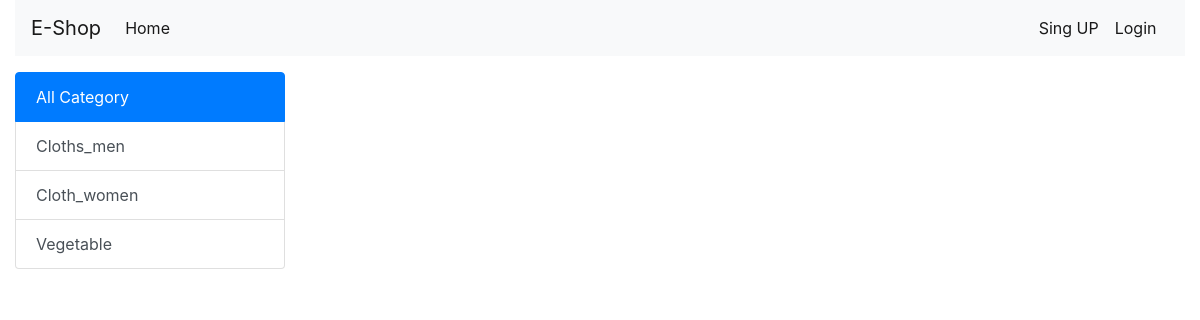
The app's page /?category=1, older data.
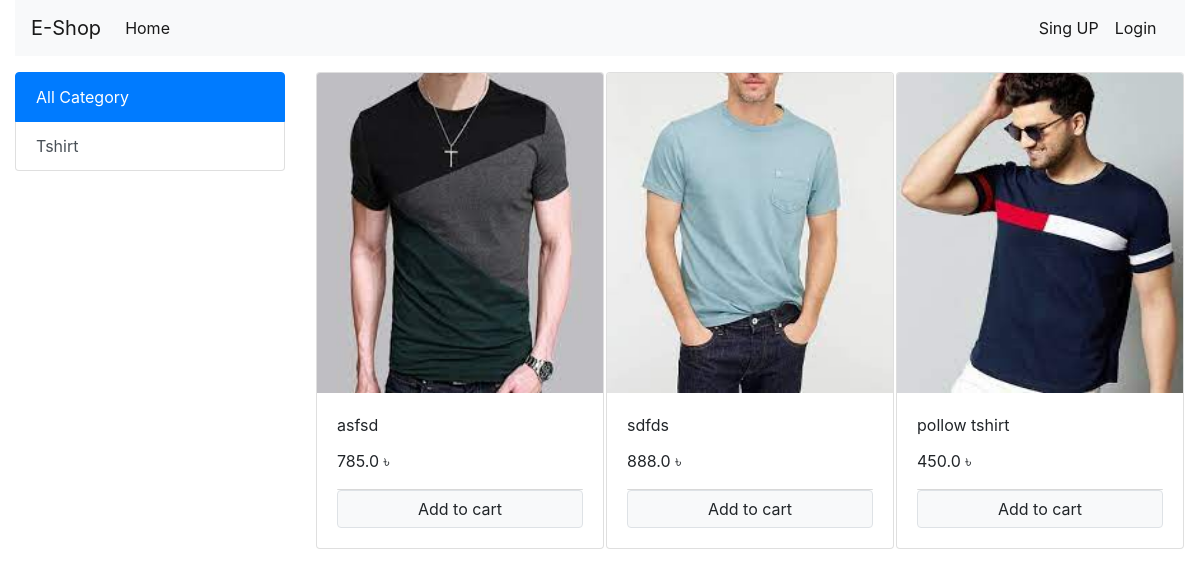
The same page, newer data.
### AppShopStore/models.py (models this page shows, shortened)
class Category(models.Model):
    title = models.CharField(max_length=40)
    created = models.DateTimeField(auto_now_add=True)
    @staticmethod
    def get_all_category():
        return Category.objects.all()
    class Meta:
        verbose_name_plural = 'Categories'

class Product(models.Model):
    main_img = models.ImageField(upload_to='Products')
    name = models.CharField(max_length=250)
    category = models.ForeignKey(Category, on_delete=models.CASCADE, default=1)
    sort_description = models.CharField(default='', null=True, max_length=265, verbose_name='sort_description')
    details_Description = models.TextField(verbose_name='details_Description')
    price = models.FloatField()
    old_price = models.FloatField(default=0.00)
    create_date = models.DateTimeField(auto_now_add=True)
    class Meta:
        ordering = ['-create_date']
    def image_tag(self):
        return mark_safe('<img src="%s" width="100px" height="70px" />' % self.main_img.url)
    image_tag.short_description = 'Image'
    @staticmethod
    def get_all_products_by_categoryId(category_id):
        if category_id:
            return Product.objects.filter(category=category_id)
        else:
            return Product.get_all_products()

### AppShopStore/views.py (the view, shortened to what this page needs)
# urls.py: path('', Homepage.as_view(), name='homepage'),
class Homepage(View):
    def get(self, request):
        cart = request.session.get('cart')
        if not cart:
            request.session['cart'] = {}
        products = None
        category = Category.get_all_category()
        categoryID = request.GET.get('category')  # url theke id ta recieved  korbe
        if categoryID:
            products = Product.get_all_products_by_categoryId(categoryID)  # get_all_products_by_categoryId de a
        else:
            products = Product.get_all_products()
        print('your are : ', request.session.get('email'))
        data = {
            "all_products": products,
            "all_category": category,
        }
        return render(request, 'App_shop/index.html', data)

### AppShopStore/templatetags/cart.py (called while the page is built)
@register.filter(name='is_product_in_cart')
def is_product_in_cart(product, cart):
    keys = cart.keys()
    for Id in keys:
        try:
            if int(Id) == product.id:
                return True
        except ValueError:
            pass
    return False

### templates/App_shop/index.html (shortened to what this page needs)
{% extends 'base.html' %}
{% load static %}
{% load cart %}
{% block mainvavbar %}
{% include 'navbar.html' %}
{% endblock mainvavbar %}
{% block main_contain %}
    <div class="container-fluid mt-3">
        <div class="row">
            <div class="col-lg-3 mx-auto">
                <div class="list-group">
                    <a href="/" class="list-group-item list-group-item-action active">
                       All Category
                    </a>
                    {% for category in all_category %}
                    <a href="/?category={{ category.id }}" class="list-group-item list-group-item-action"> {{ category.title}} </a>
                    {% endfor %}
                </div>
            </div>
            <div id="products" class="col-lg-9 mx-auto">
                <div class="row mx-auto">
                    {% for product in all_products %}
                        <div class="card mx-auto mb-3" id="{{ product.id }}" style="width: 18rem;">
                            <img class="card-img-top" src="{{ product.main_img.url }}"  style="height: 20rem;" alt="Card image cap">
                            <div class="card-body">
                                <p class="card-title"> {{ product.name}} </p>
                                <p class="card-text"> {{ product.price }} &#2547; </p>
                                <div class="card-footer p-0  no-gutters">
                                    {% if  product|is_product_in_cart:request.session.cart %}
                                        <div class="row no-gutters">
                                           <div class="col-2">
                                                <form action="/#{{ product.id }}" method="post">
                                                    {% csrf_token %}
                                                    <input type="text" hidden name="remove" value="True">
                                                     <input type="text" hidden name="product" value="{{ product.id }}">
                                                     <input type="submit" value=" - " class="btn btn-block btn-secondary">
                                                </form>
                                            </div>
                                            <div class="text-center col">{{ product|cart_product_quantity:request.session.cart }} in Cart</div>
                                            <div class="col-2">
                                                <form action="/#{{ product.id }}" method="post">
                                                    {% csrf_token %}
                                                     <input type="text" hidden name="product" value="{{ product.id }}">
                                                     <input type="submit" value=" + " class="btn btn-block btn-secondary">
                                                </form>
                                            </div>
                                        </div>
                                    {% else %}
                                        <form action="/#{{ product.id }}" method="post" class="btn-block">
                                            <input type="submit" class="float-right btn btn-light border form-control"
                                                   value="Add to cart">
                                        </form>
                                    {% endif %}
                                </div>
                            </div>
                        </div>
                    {% endfor %}
                </div>
            </div>
        </div>
    </div>
{% endblock main_contain %}

### templates/base.html (shortened to what this page needs)
<!doctype html>
{% load static %}
<html lang="en">
  <head>
    <link rel="stylesheet" href="https://pro.fontawesome.com/releases/v5.10.0/css/all.css"/>
    <link rel="stylesheet" href="https://pro.fontawesome.com/releases/v5.10.0/css/duotone.css"/>
    <link rel="stylesheet" href="https://pro.fontawesome.com/releases/v5.10.0/css/fontawesome.css"/>
    <link rel="stylesheet" href="{% static 'extendFile/css/bootstrap.min.css' %}">
    <link rel="stylesheet" href="{% static 'myFile/css/myStyle.css' %}">
  </head>
  <body>
{% block mainvavbar %}
{% endblock mainvavbar %}
{% block main_contain %}
{% endblock main_contain %}
  </body>
</html>

### templates/navbar.html (shortened to what this page needs)
<div class="container-fluid">
<nav class="navbar navbar-expand-lg navbar-light bg-light">
  <a class="navbar-brand" href="{% url 'AppShopStore:homepage' %}">E-Shop</a>
  <div class="collapse navbar-collapse" id="navbarSupportedContent">
    <ul class="navbar-nav mr-auto">
      <li class="nav-item active">
        <a class="nav-link" href="{% url 'AppShopStore:homepage' %}">Home <span class="sr-only">(current)</span></a>
      </li>
    </ul>
    <ul class="navbar-nav ml-auto">
      <li class="nav-item dropdown">
       {% if request.session.Customer %}
        <a class="nav-link dropdown-toggle" href="#" id="navbarDropdown" role="button" data-toggle="dropdown" aria-haspopup="true" aria-expanded="false">
          'Profile
        </a>
        <div class="dropdown-menu" aria-labelledby="navbarDropdown">
          <a class="dropdown-item" href="#">Profile View</a>
          <a class="dropdown-item" href="#">Order</a>
          <div class="dropdown-divider"></div>
          <a class="dropdown-item" href="{% url 'UserApp:log_out' %}">Logout</a>
        </div>
           {% else %}
              <li class="nav-item active"> <a class="nav-link" href="{% url 'UserApp:sing_up' %}">Sing UP</a> </li>
              <li class="nav-item active"> <a class="nav-link" href="{% url 'UserApp:log_in' %}">Login</a> </li>
          {% endif %}
      </li>
    </ul>
     </div>
</nav>
</div>

Row changes from the older to the newer data that the page shows:
removed Category: title "Cloths_men"
removed Category: title "Cloth_women"
removed Category: title "Vegetable"
added Category: title "Tshirt"
now on this page (row edited): Product: main_img (picture), name "asfsd", price "785.0"
now on this page (row edited): Product: main_img (picture), name "sdfds", price "888.0"
added Product: {{ product.id }} 1 (drawn), main_img (picture), name "pollow tshirt", price "450.0"
